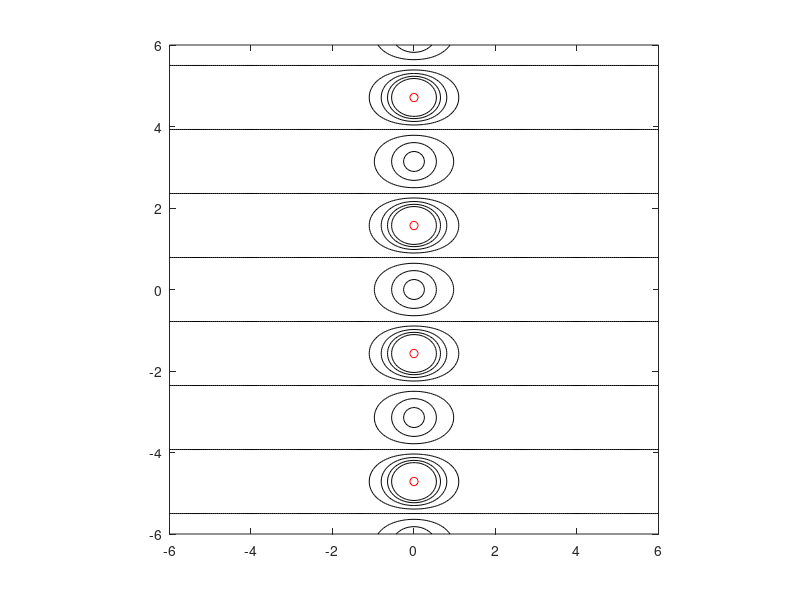

Recreate this plot in MATLAB. (Note: this script raises an error after producing the figure.)
%% Analytic continuation via rational approximation
% Nick Trefethen, March 2013

%%
% (Chebfun example complex/AnalyticContinuation.m)
% [Tags: #RATINTERP, #analytic continuation, #poles, #rational function]

%%
% Suppose we have an analytic function on $[-1,1]$, like
f = @(z) tanh(z);

%%
% In principle, $f$ can be analytically continued to a larger domain in the
% complex plane that includes a neighborhood of $[-1,1]$.  In practice,
% computing such an analytic continuation is a notoriously ill-posed problem.

%%
% Now of course for this function, we know what the analytic continuation should
% look like.  Here is a picture of level curves of $|f(z)|$ in the complex
% plane:
x = -6:.05:6; y = -6:.05:6; [xx, yy] = meshgrid(x,y);
zz = xx+1i*yy; ff = f(zz);
lev1 = .25:.25:2; lev2 = 10.^(1:2:19);
hold off, contour(x,y,abs(ff),lev1,'k')
hold on, contour(x,y,abs(ff),lev2,'r')
axis(6*[-1 1 -1 1]), axis square
%%
% How might we calculate some of this structure based on the values of $f$
% on $[-1,1]$? One idea would be to use polynomials.  The chebfun for $f$ is a
% polynomial $p$ that matches $f$ to about 16 digits:
z = chebfun('z');
p = f(z);
length(p)

%%
% As is discussed in Chapter 8 of [1], one can expect $p$ to approximate $f$
% roughly within the Chebfun ellipse for $f$, which is approximately the
% smallest Bernstein ellipse around $[-1,1]$ passing through a singularity of
% $f$:
hold off, plotregion(p), axis(6*[-1 1 -1 1]), axis square

%%
% To confirm this prediction, here is a contour plot of the absolute value
% $|p(z)|$ in the complex plane, following Chapter 28 of [1].  Inside the
% Chebfun ellipse it matches $|\tanh(z)|$ beautifully, but outside it bears no
% relation.  The zeros of $p$ line up along the boundary curve, illustrating a
% theorem of Walsh discussed in Chapter 18 of [1].
pp = p(zz);
hold off, contour(x,y,abs(pp),lev1,'k')
hold on, contour(x,y,abs(pp),lev2,'r')
plotregion(p), axis(6*[-1 1 -1 1]), axis square

%%
% How can we compute $f$ further out in the complex plane?  The classic idea is
% to use rational approximations.  Suppose we use the Chebfun
% `ratinterp` command
% to compute a type (7,8) rational approximation to $f$ based on rational
% interpolation in Chebyshev points in $[-1,1]$:
[p,q,r,mu,nu,poles] = ratinterp(f,7,8);
rr = r(zz);
hold off, contour(x,y,abs(rr),lev1,'k')
hold on, contour(x,y,abs(rr),lev2,'r')
axis(6*[-1 1 -1 1]), axis square

%%
% The rational function has evidently done a far better job of analytic
% continuation than the polynomial.  (Admittedly, the choice of the parameters
% (7,8) is something of an art.) Here are the first eight exact poles of $f$
% compared with those of $r$:
format long
exact = 0.5i*pi*(-7:2:7)';
disp('   Exact     rational approx')
disp([sort(exact) sort(poles)])

%%
% For much more on these matters, see [1], [2] and [3].  

%% References
%
% 1. L. N. Trefethen, Approximation Theory and Approximation Practice,
%    SIAM, 2013.
%
% 2. M. Webb, Computing complex singularities of differential
%    equations with Chebfun, SIAM Undergraduate Research Online, 2013.
%
% 3. M. Webb, L. N. Trefethen, and P. Gonnet, Stability of barycentric
%    interpolation formulas for extrapolation, SIAM J. Sci. Comput. 34
%    (2012), A3009--A3015.

